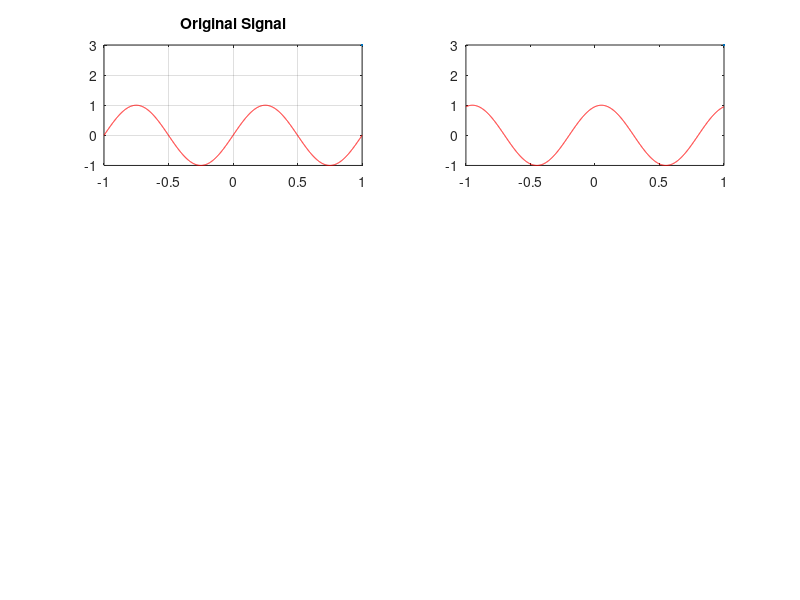

Reproduce this figure in MATLAB. (Note: this script raises an error after producing the figure.)
clear all;
close all;
clc;

t = -1 : 10^-3 : 1;

signal = sin(2 * pi * t);
signal_plus_2 = sin( 2 * pi * (t + 0.2));
signal_minus_2 = sin( 2 * pi * (t - 0.2));
signal_double = sin(2 * pi * (2*t));
signal_half = sin(2 * pi * (t/2));
signal_reverse = sin( 2 * pi * (-t));

figure;
subplot(3,2,1)
plot(t, signal, 'r' ,LineWidth=3)
grid on;
title('Original Signal')

subplot(3,2,2)
plot(t, signal_plus_2, 'r', LineWidth=3)
hold on
plot(t, signal, 'm', LineStyle='--')
hold off
grid on;
title('t + 0.2')

subplot(3,2,3)
plot(t, signal_minus_2, 'r', LineWidth=3)
hold on
plot(t, signal, 'm', LineStyle='--')
hold off
grid on;
title('t - 0.2')

subplot(3,2,4)
plot(t, signal_double, 'r', LineWidth=3)
hold on
plot(t, signal, 'm', LineStyle='--')
hold off
grid on;
title('2 x t')

subplot(3,2,5)
plot(t, signal_half, 'r', LineWidth=3)
hold on
plot(t, signal, 'm', LineStyle='--')
hold off
grid on;
title('t / 2')

subplot(3,2,6)
plot(t, signal_reverse, 'r', LineWidth=3)
hold on
plot(t, signal, 'm', LineStyle='--')
hold off
grid on;
title('Signal Reverse')
